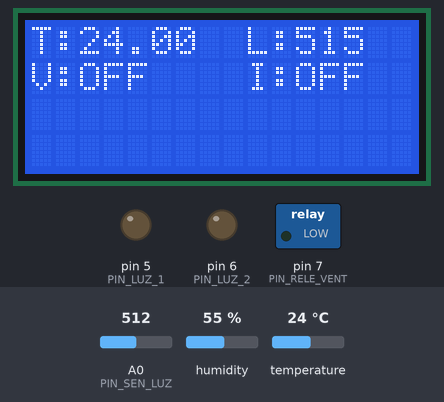
This sketch was run on a simulated Arduino Uno, built with avr-gcc and run on an emulated ATmega328P. On the bench: 16×4 character LCD, switched loads named in the sketch (green lamp = pin HIGH), output pins drawn as LEDs (lit = HIGH). The test bench sets the inputs (shaded band); at power-on: temperature 24 °C, A0 (PIN_SEN_LUZ) = 512, humidity 55 %. What the sketch prints to the serial monitor is not drawn.

Above: at 3.2 s.
3.3 s: temperature set to 29 °C
At 4.9 s:
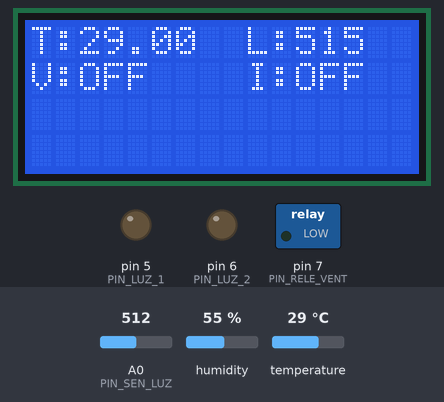
6.1 s: temperature set to 32 °C
At 6.9 s:
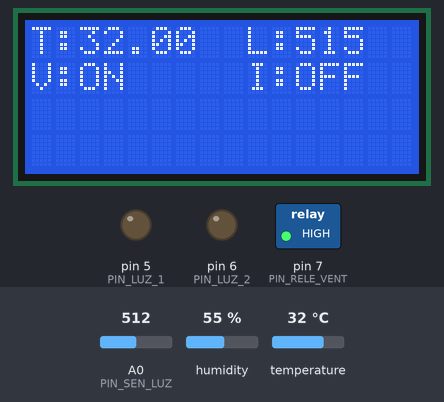
8.9 s: A0 (PIN_SEN_LUZ) set to 1008
At 11.8 s:
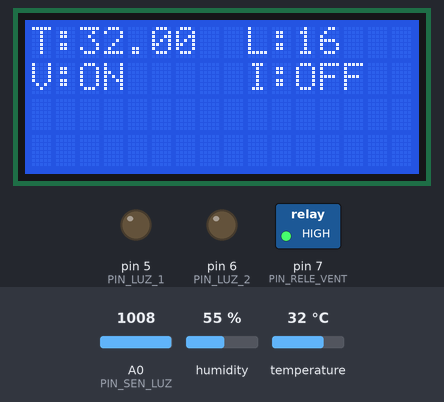
12.1 s: A0 (PIN_SEN_LUZ) set to 1019
At 13.9 s:
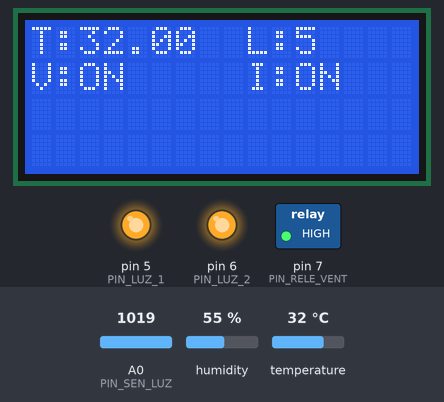
14.9 s: temperature set to 12 °C
At 17.6 s:
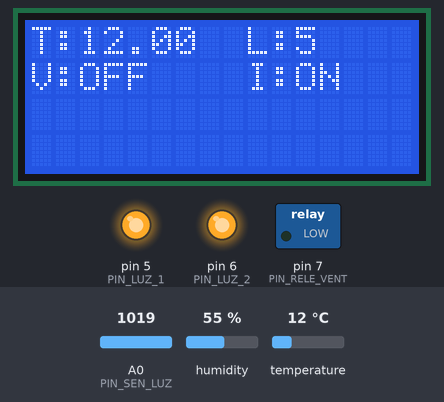
18.4 s: A0 (PIN_SEN_LUZ) set to 1023
At 19.5 s:
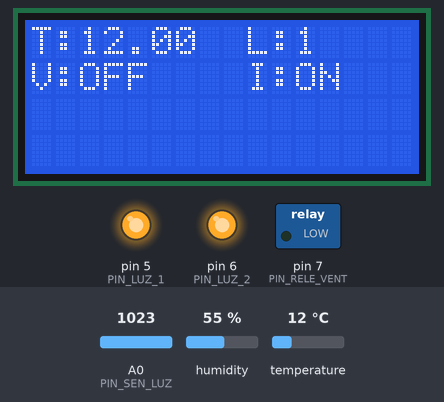
Timing chart, 0 to 21.4 s (numbered marks = the images above; inputs shaded):
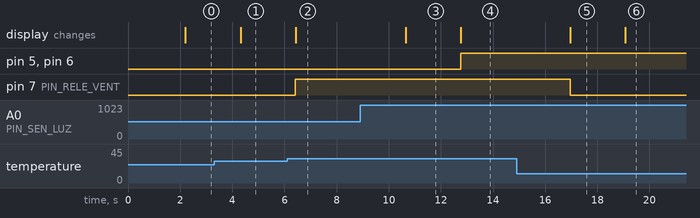

The sketch:

control_temp_luz.ino
```cpp
/*
  Control de temperatura e iluminacion
*/

#include "DHT.h"
#include <LiquidCrystal_I2C.h>

#define PIN_LUZ_1  5
#define PIN_LUZ_2  6
#define PIN_RELE_VENT  7
#define PIN_SEN_LUZ A0

#define UMBRAL_INF_TEMP  30 // Umbral de desactivacion de ventilador
#define UMBRAL_SUP_TEMP  31 // Umbral de activacion de ventilador
#define UMBRAL_INF_LUZ  5 // Umbral de activacion de luz
#define UMBRAL_SUP_LUZ  20 // Umbral de desactivacion de luz
#define CAL_LUZ_MIN 1024
#define CAL_LUZ_MAX 30

#define DHTPIN 4 //2     // Digital pin connected to the DHT sensor
#define DHTTYPE DHT11   // DHT 11

DHT dht(DHTPIN, DHTTYPE);

LiquidCrystal_I2C lcd(0x27,16,4);  // set the LCD address to 0x27 for a 16 chars and 2 line display

bool vent_on = false;
bool luz_on = false;

void setup() {
  Serial.begin(9600);
  Serial.println();
  Serial.println("****** Control de temperatura e Iluminacion ******");

  dht.begin();

  pinMode(PIN_LUZ_1, OUTPUT);
  pinMode(PIN_LUZ_2, OUTPUT);
  pinMode(PIN_RELE_VENT, OUTPUT);

  lcd.init(); // initialize the lcd
  // Print a message to the LCD.
  lcd.backlight();
  lcd.setCursor(0,0);
  lcd.print("Ctrl Temperatura");
  lcd.setCursor(2,1);
  lcd.print("e Iluminacion");

  delay(2000);
}

void loop() {
  // Wait a few seconds between measurements.


  // Reading temperature or humidity takes about 250 milliseconds!
  // Sensor readings may also be up to 2 seconds 'old' (its a very slow sensor)
  float hum_rel = dht.readHumidity();
  // Read temperature as Celsius (the default)
  float temp = dht.readTemperature();
  // Read temperature as Fahrenheit (isFahrenheit = true)
  // float f = dht.readTemperature(true);

  // Check if any reads failed and exit early (to try again).
  if (isnan(hum_rel) || isnan(temp)) {
    Serial.println(F("Failed to read from DHT sensor!"));
    return;
  }

  uint16_t lect_adc = analogRead(PIN_SEN_LUZ);
  uint16_t luz_amb = map(lect_adc, CAL_LUZ_MIN, CAL_LUZ_MAX, 0, 1000);

  Serial.println("-----------------------------------------------------------------");
  Serial.print(F("H. Rel: "));
  Serial.print(hum_rel);
  Serial.print(F("% | Temp: "));
  Serial.print(temp);
  Serial.print(F("°C | ADC: "));
  Serial.print(lect_adc);
  Serial.print(F(" | Luz: "));
  Serial.print(luz_amb);
  // Serial.print(F("u "));

  String temp_str = String(temp);
  String hum_rel_str = String(hum_rel);

  int   lon_arr_temp  = temp_str.length()+1;    //The +1 is for the 0x00h Terminator
  char  arr_temp[lon_arr_temp];
  temp_str.toCharArray(arr_temp, lon_arr_temp);

  int   lon_arr_hum_rel  = hum_rel_str.length()+1;    //The +1 is for the 0x00h Terminator
  char  arr_hum_rel[lon_arr_hum_rel];
  temp_str.toCharArray(arr_hum_rel, lon_arr_hum_rel);

  if(temp >= UMBRAL_SUP_TEMP) {
    vent_on = true;
  } else if(temp <= UMBRAL_INF_TEMP) {
    vent_on = false;
  }

  if(luz_amb <= UMBRAL_INF_LUZ) {
    luz_on = true;
  } else if(temp >= UMBRAL_SUP_LUZ) {
    luz_on = false;
  }

  lcd.clear();
  // Mostrar temperatura y humedad en display
  lcd.setCursor(0,0); lcd.print("T:");
  lcd.setCursor(2,0); lcd.print(temp_str);

  // lcd.setCursor(8,0); lcd.print("H:");
  // lcd.setCursor(10,0); lcd.print(hum_rel_str);

  lcd.setCursor(9,0); lcd.print("L:");
  lcd.setCursor(11,0); lcd.print(luz_amb);

  // Estado ventilador
  lcd.setCursor(0,1); lcd.print("V:");
  lcd.setCursor(2,1);

  if(vent_on) {
    Serial.print(" | Vent ON");
    lcd.print("ON");
    digitalWrite(PIN_RELE_VENT, HIGH);
  } else {
    Serial.print(" | Vent OFF");
    lcd.print("OFF");
    digitalWrite(PIN_RELE_VENT, LOW);
  }

  // Estado iluminacion
  lcd.setCursor(9,1); lcd.print("I:");
  lcd.setCursor(11,1);

  if(luz_on) {
    Serial.println(" | Ilum ON");
    lcd.print("ON");
    digitalWrite(PIN_LUZ_1, HIGH);
    digitalWrite(PIN_LUZ_2, HIGH);
  } else {
    Serial.println(" | Ilum OFF");
    lcd.print("OFF");
    digitalWrite(PIN_LUZ_1, LOW);
    digitalWrite(PIN_LUZ_2, LOW);
  }

  Serial.println();

  delay(2000);
}
```

Measured:
- the behaviour switches between 30 and 31 °C on temperature (found by bisection; images 1 and 2)
- the behaviour switches between 1018 and 1019 on A0 (PIN_SEN_LUZ) (found by bisection; images 3 and 4)
- after the input at 3.3 s, the display: changes after 1.0 s (image 1)
- after the input at 6.1 s, pin 7 (PIN_RELE_VENT): LOW → HIGH after 0.32 s; the display: changes after 0.33 s (image 2)
- after the input at 8.9 s, the display: changes after 1.7 s (image 3)
- after the input at 12.1 s, pin 5 (PIN_LUZ_1), pin 6 (PIN_LUZ_2): LOW → HIGH after 0.65 s; the display: changes after 0.65 s (image 4)
- after the input at 14.9 s, pin 7 (PIN_RELE_VENT): HIGH → LOW after 2.1 s; the display: changes after 2.1 s (image 5)
- after the input at 18.4 s, the display: changes after 0.68 s (image 6)
